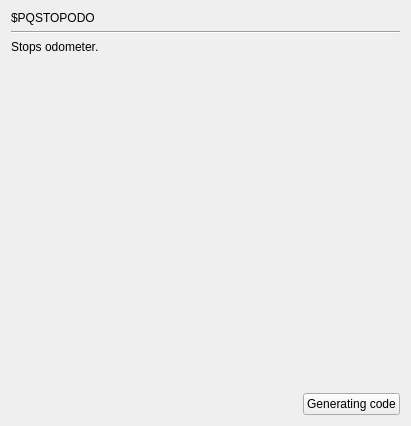
     <widget class="QWidget" name="page_PQSTOPODO">
      <layout class="QGridLayout" name="gridLayout_265">
       <item row="4" column="0" colspan="2">
        <spacer name="horizontalSpacer_143">
         <property name="orientation">
          <enum>Qt::Horizontal</enum>
         </property>
         <property name="sizeHint" stdset="0">
          <size>
           <width>286</width>
           <height>20</height>
          </size>
         </property>
        </spacer>
       </item>
       <item row="4" column="2">
        <widget class="QPushButton" name="GC_PQSTOPODO">
         <property name="layoutDirection">
          <enum>Qt::LeftToRight</enum>
         </property>
         <property name="text">
          <string>Generating code</string>
         </property>
        </widget>
       </item>
       <item row="1" column="0" colspan="3">
        <widget class="Line" name="line_143">
         <property name="orientation">
          <enum>Qt::Horizontal</enum>
         </property>
        </widget>
       </item>
       <item row="3" column="1">
        <spacer name="verticalSpacer_143">
         <property name="orientation">
          <enum>Qt::Vertical</enum>
         </property>
         <property name="sizeHint" stdset="0">
          <size>
           <width>20</width>
           <height>333</height>
          </size>
         </property>
        </spacer>
       </item>
       <item row="0" column="0">
        <widget class="QLabel" name="label_562">
         <property name="text">
          <string>$PQSTOPODO</string>
         </property>
        </widget>
       </item>
       <item row="2" column="0">
        <widget class="QLabel" name="label_563">
         <property name="text">
          <string>Stops odometer.</string>
         </property>
        </widget>
       </item>
      </layout>
     </widget>
